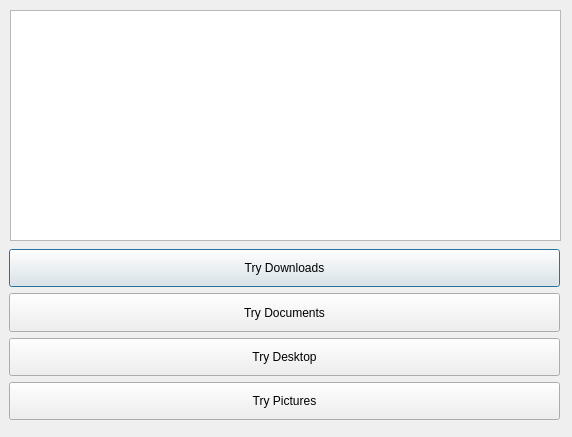
<?xml version="1.0" encoding="UTF-8"?>
<ui version="4.0">
 <class>Tutorial</class>
 <widget class="QDialog" name="Tutorial">
  <property name="geometry">
   <rect>
    <x>0</x>
    <y>0</y>
    <width>572</width>
    <height>437</height>
   </rect>
  </property>
  <property name="windowTitle">
   <string>Dialog</string>
  </property>
  <widget class="QTextBrowser" name="textBrowser">
   <property name="geometry">
    <rect>
     <x>10</x>
     <y>10</y>
     <width>551</width>
     <height>231</height>
    </rect>
   </property>
  </widget>
  <widget class="QWidget" name="verticalLayoutWidget">
   <property name="geometry">
    <rect>
     <x>9</x>
     <y>249</y>
     <width>551</width>
     <height>171</height>
    </rect>
   </property>
   <layout class="QVBoxLayout" name="verticalLayout">
    <item>
     <widget class="QPushButton" name="tryDownBTN">
      <property name="sizePolicy">
       <sizepolicy hsizetype="Minimum" vsizetype="Minimum">
        <horstretch>0</horstretch>
        <verstretch>0</verstretch>
       </sizepolicy>
      </property>
      <property name="text">
       <string>Try Downloads</string>
      </property>
     </widget>
    </item>
    <item>
     <widget class="QPushButton" name="tryDocBTN">
      <property name="sizePolicy">
       <sizepolicy hsizetype="Minimum" vsizetype="Minimum">
        <horstretch>0</horstretch>
        <verstretch>0</verstretch>
       </sizepolicy>
      </property>
      <property name="text">
       <string>Try Documents</string>
      </property>
     </widget>
    </item>
    <item>
     <widget class="QPushButton" name="tryDeskBTN">
      <property name="sizePolicy">
       <sizepolicy hsizetype="Minimum" vsizetype="Minimum">
        <horstretch>0</horstretch>
        <verstretch>0</verstretch>
       </sizepolicy>
      </property>
      <property name="text">
       <string>Try Desktop</string>
      </property>
     </widget>
    </item>
    <item>
     <widget class="QPushButton" name="tryPicBTN">
      <property name="sizePolicy">
       <sizepolicy hsizetype="Minimum" vsizetype="Minimum">
        <horstretch>0</horstretch>
        <verstretch>0</verstretch>
       </sizepolicy>
      </property>
      <property name="text">
       <string>Try Pictures</string>
      </property>
     </widget>
    </item>
   </layout>
  </widget>
 </widget>
 <resources/>
 <connections/>
</ui>
